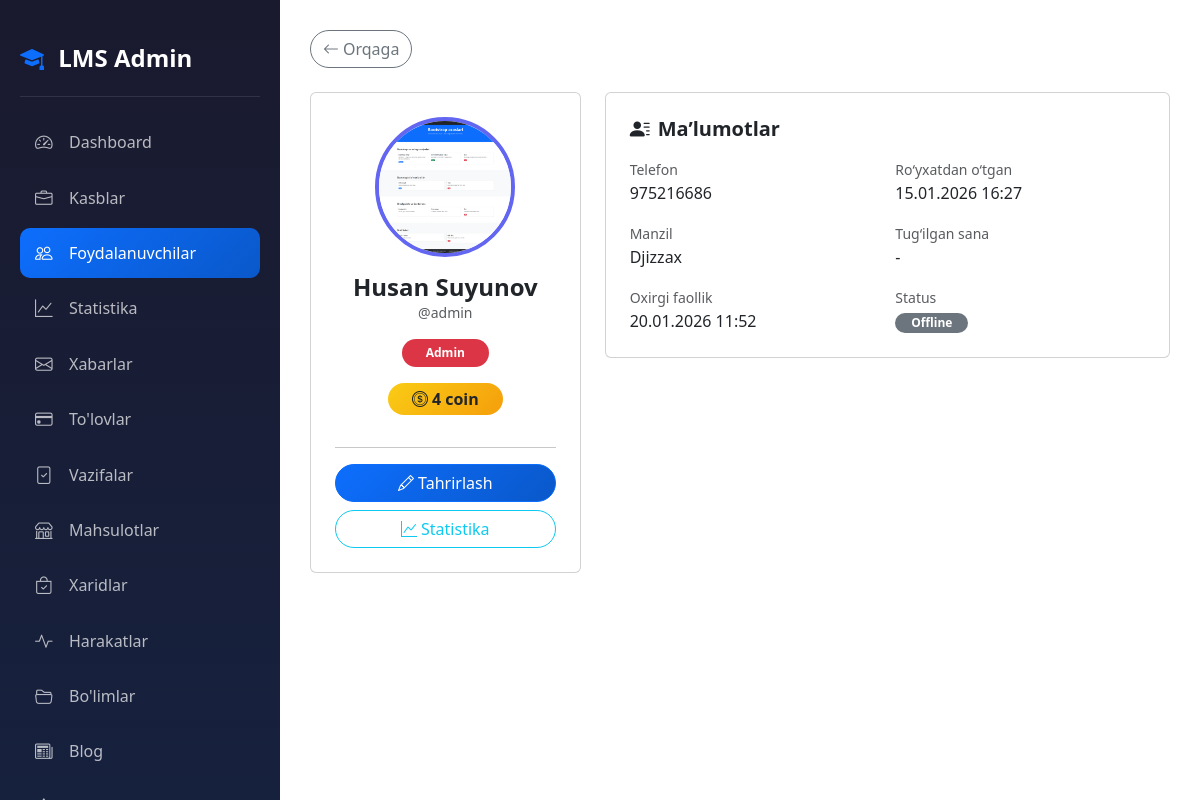
The page /dashboard/users/1/ (signed in) on the database as committed earlier.
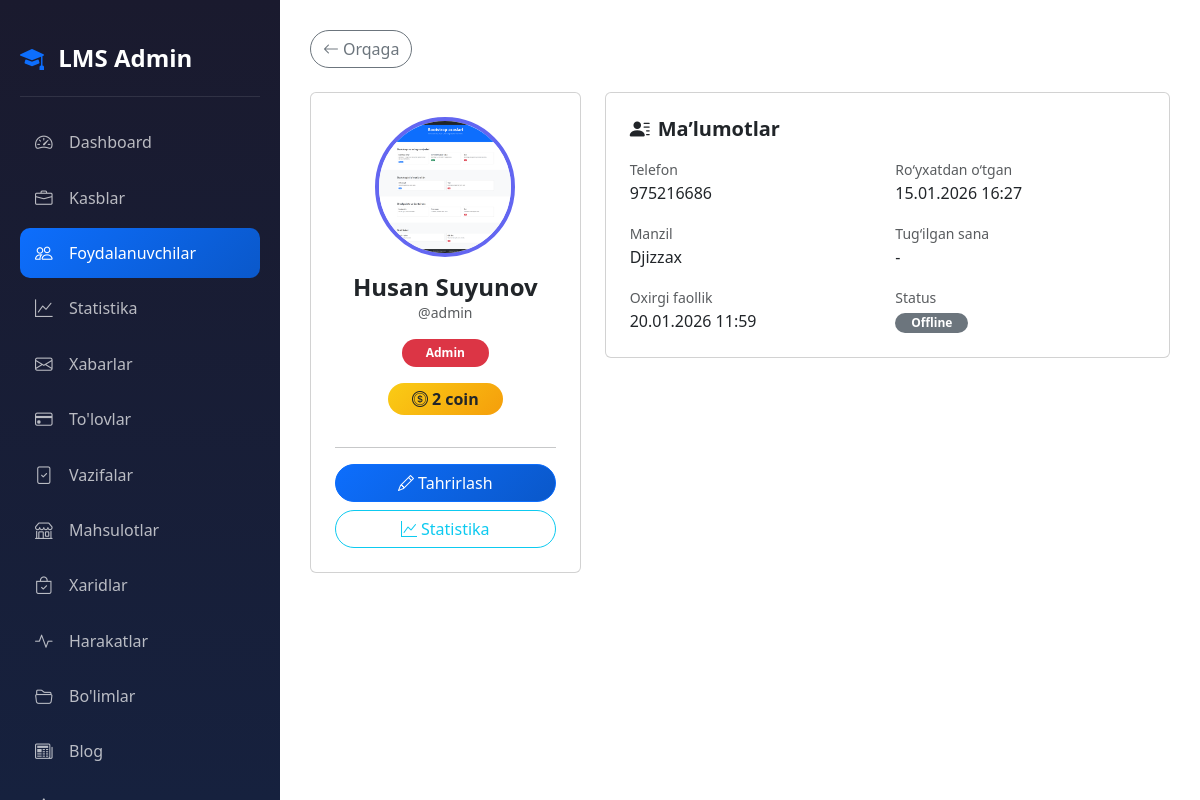
The same page on the database as committed later.
### accounts/models.py (models this page shows, shortened)
class CustomUser(AbstractUser):
    ROLE_CHOICES = (
        ('admin', 'Admin'),
        ('teacher', 'O\'qituvchi'),
        ('student', 'O\'quvchi'),
    )
    first_name = models.CharField(max_length=100, verbose_name="Ism")
    last_name = models.CharField(max_length=100, verbose_name="Familiya")
    phone = models.CharField(max_length=20, unique=True, verbose_name="Telefon raqam")
    role = models.CharField(max_length=20, choices=ROLE_CHOICES, default='student', verbose_name="Rol")
    photo = models.ImageField(upload_to='profiles/', blank=True, null=True, verbose_name="Profil rasmi")
    profession = models.ForeignKey(Profession, on_delete=models.SET_NULL, null=True, blank=True, related_name='students', verbose_name="Yo'nalish")
    is_blocked = models.BooleanField(default=False, verbose_name="Bloklangan")
    last_activity = models.DateTimeField(null=True, blank=True, verbose_name="Oxirgi faollik")
    bio = models.TextField(blank=True, null=True, verbose_name="O'zi haqida")
    coins = models.IntegerField(default=0, verbose_name="Coinlar")
    total_online_time = models.IntegerField(default=0, verbose_name="Jami online vaqt (daqiqa)")
    address = models.CharField(max_length=300, blank=True, null=True, verbose_name="Yashash manzili")
    birth_date = models.DateField(null=True, blank=True, verbose_name="Tug'ilgan kuni")
    id_card = models.FileField(upload_to='documents/id_cards/', blank=True, null=True, verbose_name="ID karta/Pasport")
    birth_certificate = models.FileField(upload_to='documents/birth_certificates/', blank=True, null=True, verbose_name="Tug'ilganlik haqida guvohnoma")
    @property
    def is_admin(self):
        return self.role == 'admin'
    @property
    def is_student(self):
        return self.role == 'student'
    @property
    def is_online(self):
        if self.last_activity:
            now = timezone.now()
            diff = now - self.last_activity
            return diff.total_seconds() < 300
        return False
    @property
    def full_name(self):
        return f"{self.first_name} {self.last_name}"
    class Meta:
        verbose_name = "Foydalanuvchi"
        verbose_name_plural = "Foydalanuvchilar"

### accounts/views.py (the view)
# urls.py: path('dashboard/users/<int:pk>/', views.admin_user_view, name='admin_user_view'),
@login_required
def admin_user_view(request, pk):
    if not request.user.is_admin:
        return redirect('home')
    user = get_object_or_404(CustomUser, pk=pk)
    certificates = Certificate.objects.filter(student=user)
    return render(request, 'accounts/admin/user_view.html', {
        'user_obj': user,
        'certificates': certificates,
    })

### accounts/management/commands/check_birthdays.py (called while the page is built, shortened)
    def handle(self, *args, **kwargs):
        today = timezone.now().date()
        users = CustomUser.objects.filter(birth_date__day=today.day, birth_date__month=today.month)
        if not users.exists():
            self.stdout.write(self.style.SUCCESS('No birthdays today.'))
            return

### accounts/templates/accounts/admin/user_view.html (shortened to what this page needs)
{% extends 'accounts/admin/base_admin.html' %}
{% block admin_content %}
<a href="{% url 'admin_users' %}" class="btn btn-outline-secondary rounded-pill mb-4">
    <i class="bi bi-arrow-left me-1"></i>Orqaga
</a>
<div class="row g-4">
<div class="col-lg-4">
<div class="card text-center p-4 h-100">
    <div class="mb-3">
        {% if user_obj.photo and user_obj.photo.url %}
            <img src="{{ user_obj.photo.url }}"
                 class="rounded-circle"
                 style="width:140px;height:140px;object-fit:cover;border:4px solid #6366f1;">
        {% else %}
            <div class="rounded-circle bg-primary text-white d-flex align-items-center justify-content-center fw-bold mx-auto"
                 style="width:140px;height:140px;font-size:3rem;">
                {{ user_obj.get_initials }}
            </div>
        {% endif %}
    </div>
    <h4 class="fw-bold mb-0">{{ user_obj.full_name }}</h4>
    <small class="text-muted">@{{ user_obj.username }}</small>
    <div class="my-3">
        <span class="badge rounded-pill px-4 py-2
            {% if user_obj.role == 'admin' %}bg-danger
            {% elif user_obj.role == 'teacher' %}bg-success
            {% else %}bg-primary{% endif %}">
            {% if user_obj.role == 'admin' %}Admin
            {% elif user_obj.role == 'teacher' %}O‘qituvchi
            {% else %}O‘quvchi{% endif %}
        </span>
    </div>
    <div class="mb-3">
        <span class="badge rounded-pill fs-6 px-4 py-2 text-dark"
              style="background:linear-gradient(135deg,#facc15,#f59e0b);">
            <i class="bi bi-coin me-1"></i>{{ user_obj.coins }} coin
        </span>
    </div>
    <hr>
    <div class="d-grid gap-2">
        <a href="{% url 'admin_user_edit' user_obj.pk %}" class="btn btn-primary rounded-pill">
            <i class="bi bi-pencil me-1"></i>Tahrirlash
        </a>
        <a href="{% url 'user_statistics' user_obj.pk %}" class="btn btn-outline-info rounded-pill">
            <i class="bi bi-graph-up me-1"></i>Statistika
        </a>
    </div>
</div>
</div>
<div class="col-lg-8 d-flex flex-column gap-4">
<div class="card p-4">
<h5 class="fw-bold mb-3">
    <i class="bi bi-person-lines-fill me-2"></i>Ma’lumotlar
</h5>
<div class="row g-3">
<div class="col-md-6">
    <small class="text-muted">Telefon</small>
    <div>{{ user_obj.phone|default:"-" }}</div>
</div>
<div class="col-md-6">
    <small class="text-muted">Ro‘yxatdan o‘tgan</small>
    <div>{{ user_obj.date_joined|date:"d.m.Y H:i" }}</div>
</div>
<div class="col-md-6">
    <small class="text-muted">Manzil</small>
    <div>{{ user_obj.address|default:"-" }}</div>
</div>
<div class="col-md-6">
    <small class="text-muted">Tug‘ilgan sana</small>
    <div>
        {% if user_obj.birth_date %}{{ user_obj.birth_date|date:"d.m.Y" }}{% else %}-{% endif %}
    </div>
</div>
<div class="col-md-6">
    <small class="text-muted">Oxirgi faollik</small>
    <div>
        {% if user_obj.last_activity %}
            {{ user_obj.last_activity|date:"d.m.Y H:i" }}
        {% else %}-{% endif %}
    </div>
</div>
<div class="col-md-6">
    <small class="text-muted">Status</small><br>
    {% if user_obj.is_blocked %}
        <span class="badge bg-danger rounded-pill px-3">Bloklangan</span>
    {% elif user_obj.is_online %}
        <span class="badge bg-success rounded-pill px-3">Online</span>
    {% else %}
        <span class="badge bg-secondary rounded-pill px-3">Offline</span>
    {% endif %}
</div>
</div>
</div>
</div>
</div>
{% endblock %}

Rows that differ between the two databases and show on the page:
changed CustomUser "Husan Suyunov": coins "4" → "2"; last_activity "20.01.2026 11:52" → "20.01.2026 11:59"
